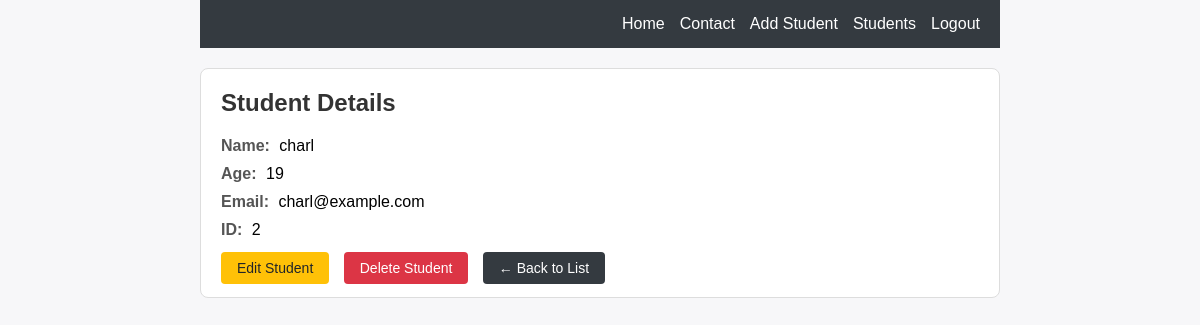
The page /student/2/ on the database its author committed.
### myapp/models.py (models this page shows, shortened)
class Student(models.Model):
    name = models.CharField(max_length=100)
    age = models.IntegerField()
    email = models.EmailField(unique=True)

### myapp/views.py (the view)
# urls.py: path('student/<int:student_id>/', views.student_detail, name='student_detail'),
def student_detail(request, student_id):
    student = Student.objects.get(id=student_id)
    return render(request, 'student_detail.html', {'student': student})

### myapp/templates/student_detail.html (shortened to what this page needs)
{% load static %}
<!DOCTYPE html>
<html>
<head>
    <link rel="stylesheet" href="{% static 'styles/student_detail.css' %}">
</head>
<body>
    <div class="container">
        <div class="container">
        <div class="header">
            <div class="nav-links">
                <a href="{% url 'home' %}">Home</a>
                <a href="{% url 'contact' %}">Contact</a>
                <a href="{% url 'create_student' %}">Add Student</a>
                <a href="{% url 'students_list' %}">Students</a>
                <a href="{% url 'logout' %}">Logout</a>
            </div>
        </div>
        <div class="content">
            <h2>Student Details</h2>
            <div class="student-details">
                <div class="detail-row">
                    <span class="detail-label">Name:</span>
                    {{ student.name }}
                </div>
                <div class="detail-row">
                    <span class="detail-label">Age:</span>
                    {{ student.age }}
                </div>
                <div class="detail-row">
                    <span class="detail-label">Email:</span>
                    {{ student.email }}
                </div>
                <div class="detail-row">
                    <span class="detail-label">ID:</span>
                    {{ student.id }}
                </div>
            </div>
            <a href="{% url 'edit_student' student.id %}" class="btn btn-warning">Edit Student</a>
            <a href="{% url 'delete_student' student.id %}" class="btn btn-danger">Delete Student</a>
            <a href="{% url 'students_list' %}" class="btn">← Back to List</a>
        </div>
    </div>
</body>
</html>

### myapp/static/styles/student_detail.css (style rules this page uses)
body { font-family: Arial, sans-serif; background-color: #f7f7f9; margin: 0; padding: 0; }
.container { max-width: 800px; margin: 0 auto; }
.header { background-color: #343a40; color: white; padding: 15px 20px; display: flex; justify-content: flex-end; align-items: center; }
.nav-links { display: flex; }
.nav-links a { color: white; text-decoration: none; margin-left: 15px; }
.content { background-color: #fff; padding: 20px; margin-top: 20px; border: 1px solid #ddd; border-radius: 8px; }
h2 { color: #333; margin-top: 0; }
.student-details { margin-bottom: 20px; }
.detail-row { margin-bottom: 10px; }
.detail-label { font-weight: bold; color: #555; margin-right: 5px; }
.btn { background-color: #343a40; color: white; border: none; padding: 8px 16px; font-size: 14px; cursor: pointer; border-radius: 4px; text-decoration: none; margin-right: 10px; }
.btn-warning { background-color: #ffc107; color: #212529; }
.btn-danger { background-color: #dc3545; }

### rows shown on the page
Student: name "charl", age "19", email "charl@example.com", id "2"
